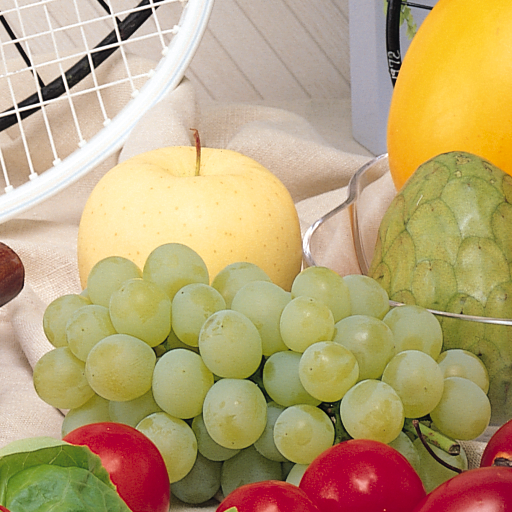
#> input picture standard_test_images-20230410T195153Z-001/standard_test_images/fruits.png, 512 x 512 px, found by its file name
$ python key_xor.py
#> lines starting #> are read from the running program, lines starting #| are printed output that depends on the picture
from PIL import Image

key_img = Image.open('C:/Users/skans/OneDrive/Desktop/chaos/standard_test_images-20230410T195153Z-001/standard_test_images/fruits.png')
#> key_img is the input picture: PIL image 512x512 RGB; mean R, G, B 185.5, 163.3, 118.3
img1 = Image.open('red.png')
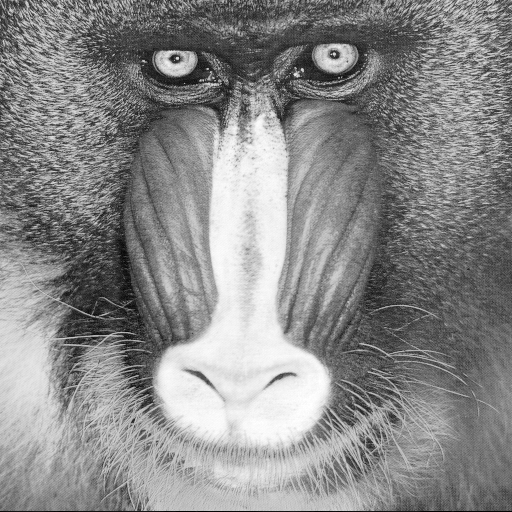
#> input picture red.png, 512 x 512 px
#> img1 is the input picture: PIL image 512x512 L; min 0, max 255, mean 137.4
img2 = Image.open('green.png')
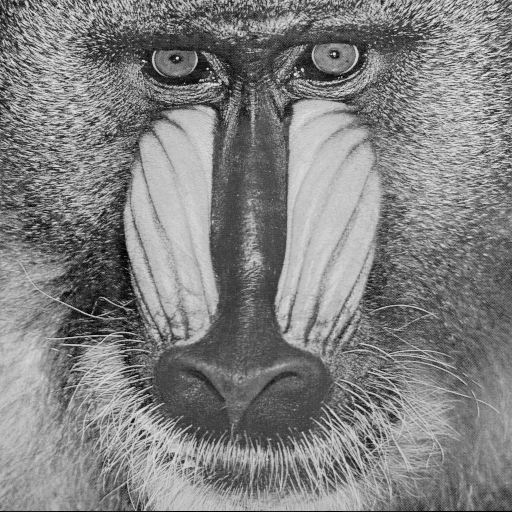
#> input picture green.png, 512 x 512 px
#> img2 is the input picture: PIL image 512x512 L; min 0, max 236, mean 128.9
img3 = Image.open('blue.png')
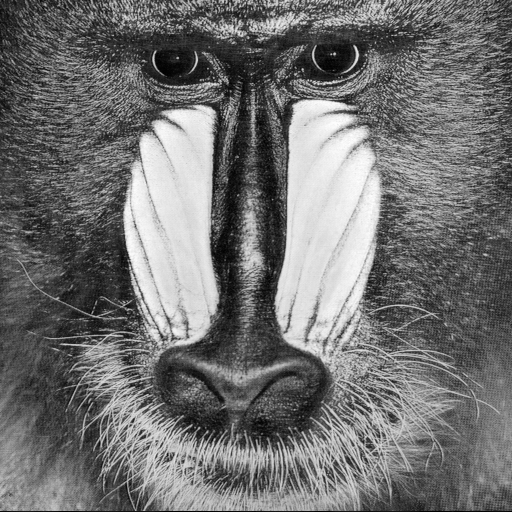
#> input picture blue.png, 512 x 512 px
#> img3 is the input picture: PIL image 512x512 L; min 0, max 255, mean 113.1
img4 = Image.open('green.png')

output1 = Image.new('RGB', key_img.size)
#> output1: PIL image 512x512 RGB; every value is 0
output2 = Image.new('RGB', key_img.size)
output3 = Image.new('RGB', key_img.size)
output4 = Image.new('RGB', key_img.size)

for x in range(key_img.width):
    for y in range(key_img.height):
        key_pixel = key_img.getpixel((x, y))
        pixel1 = img1.getpixel((x, y))
        pixel2 = img2.getpixel((x, y))
        pixel3 = img3.getpixel((x, y))
        pixel4 = img4.getpixel((x, y))

        # ye maine net pe dekha wo actually grayscale image ka mode change krke rgb rkhna padta h toh uska sasta jugaad h
        if img1.mode == "L":
            pixel1 = (pixel1, pixel1, pixel1)
        if img2.mode == "L":
            pixel2 = (pixel2, pixel2, pixel2)
        if img3.mode == "L":
            pixel3 = (pixel3, pixel3, pixel3)
        if img4.mode == "L":
            pixel4 = (pixel4, pixel4, pixel4)

        # xor yaha pe shuru h
        red1, green1, blue1 = key_pixel
        red2, green2, blue2 = pixel1
        red3, green3, blue3 = pixel2
        red4, green4, blue4 = pixel3
        red5, green5, blue5 = pixel4

        red_result1 = red1 ^ red2
        green_result1 = green1 ^ green2
        blue_result1 = blue1 ^ blue2

        red_result2 = red1 ^ red3
        green_result2 = green1 ^ green3
        blue_result2 = blue1 ^ blue3

        red_result3 = red1 ^ red4
        green_result3 = green1 ^ green4
        blue_result3 = blue1 ^ blue4

        red_result4 = red1 ^ red5
        green_result4 = green1 ^ green5
        blue_result4 = blue1 ^ blue5

        output1.putpixel((x, y), (red_result1, green_result1, blue_result1))
        output2.putpixel((x, y), (red_result2, green_result2, blue_result2))
        output3.putpixel((x, y), (red_result3, green_result3, blue_result3))
        output4.putpixel((x, y), (red_result4, green_result4, blue_result4))
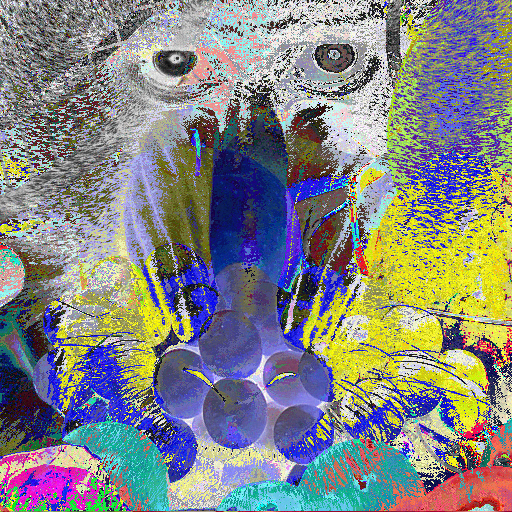
#> output1: PIL image 512x512 RGB; mean R, G, B 130.7, 132.1, 131.7
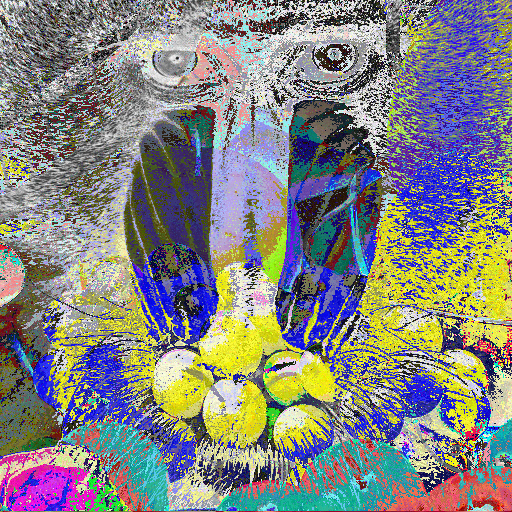
#> output2: PIL image 512x512 RGB; mean R, G, B 130.9, 131.2, 129.1
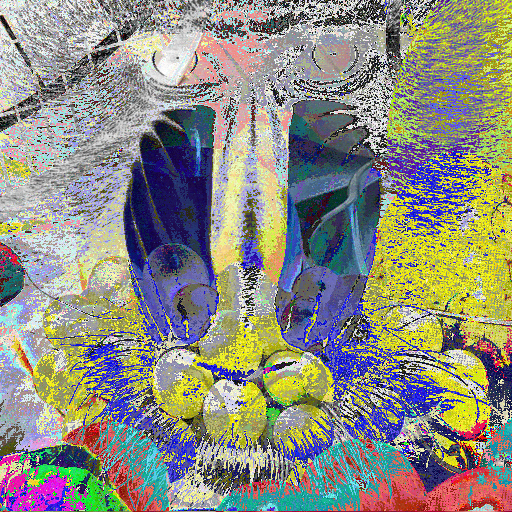
#> output3: PIL image 512x512 RGB; mean R, G, B 140.9, 140.2, 128.7

output1.save('output_xor1.png')
output2.save('output_xor2.png')
output3.save('output_xor3.png')
output4.save('output_xor4.png')
